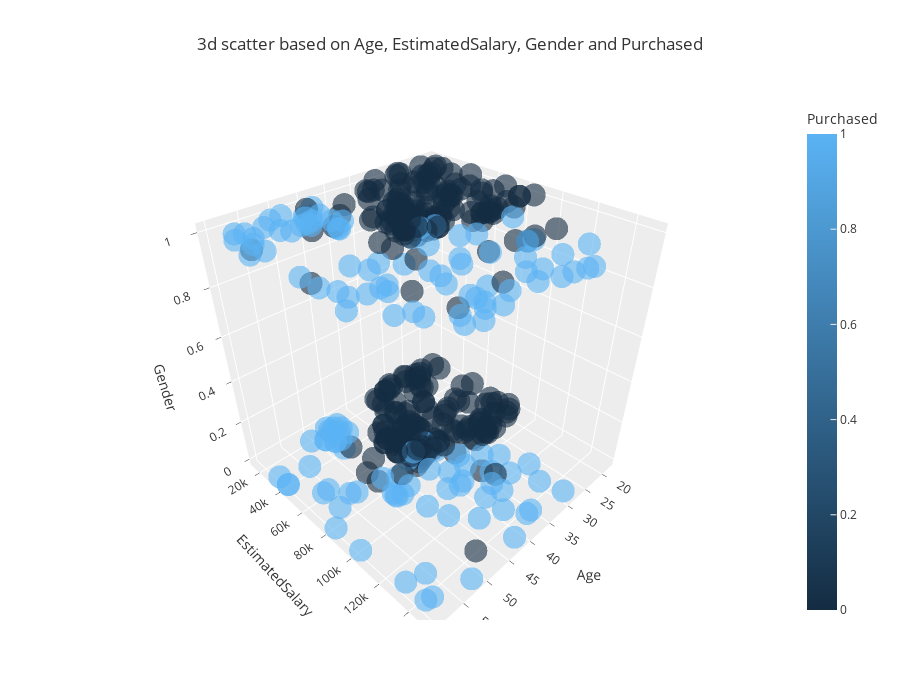

This figure's notebook cell:
### Markdown cell above
For a better view, we draw a 3D scatter plot

### Code cell
fig = px.scatter_3d(
        data_frame=df,
        x='Age',
        y='EstimatedSalary',
        z='Gender',
        color='Purchased',
        template='ggplot2',
        opacity=0.6,
        height=700,
        title=f'3d scatter based on Age, EstimatedSalary, Gender and Purchased'
)

pio.show(fig)

### Figure 1 — Plotly figure (JSON) as saved in the notebook; plotly's stock layout.template omitted (floating-point values rounded to 4 significant figures; data arrays with more than 128 entries replaced by an {"elided": "..."} marker saying what was removed)
{"data": [{"hovertemplate": "Age=%{x}<br>EstimatedSalary=%{y}<br>Gender=%{z}<br>Purchased=%{marker.color}<extra></extra>", "legendgroup": "", "marker": {"color": {"elided": "400 int values"}, "coloraxis": "coloraxis", "opacity": 0.6, "symbol": "circle"}, "mode": "markers", "name": "", "scene": "scene", "showlegend": false, "type": "scatter3d", "x": {"elided": "400 int values"}, "y": {"elided": "400 int values"}, "z": {"elided": "400 int values"}}], "layout": {"coloraxis": {"colorbar": {"title": {"text": "Purchased"}}, "colorscale": [[0.0, "rgb(20,44,66)"], [1.0, "rgb(90,179,244)"]]}, "height": 700, "legend": {"tracegroupgap": 0}, "scene": {"domain": {"x": [0.0, 1.0], "y": [0.0, 1.0]}, "xaxis": {"title": {"text": "Age"}}, "yaxis": {"title": {"text": "EstimatedSalary"}}, "zaxis": {"title": {"text": "Gender"}}}, "title": {"text": "3d scatter based on Age, EstimatedSalary, Gender and Purchased"}}}
